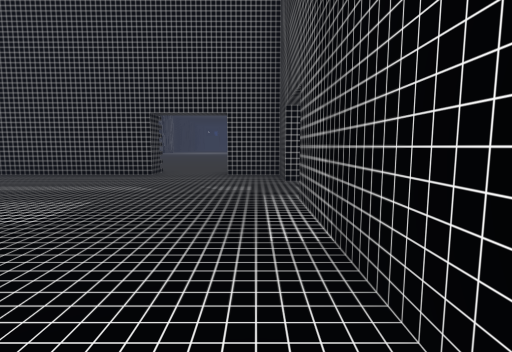
[1] (above)

19 first-person views from a walk through a scene from a Unity 3-D project. The camera is 1.5 m above the floor, tilts 6° down and sees 85° across. The floor is counted in squares, 2 m on a side. Each view is taken from the middle of a square. On the plan, view 1 faces up. The plan holds only what a view shows up to about 10 squares ahead; the rest is blank. The place goes on beyond the plan. The player is left out. Some surface patterns are stand-ins.

[2]
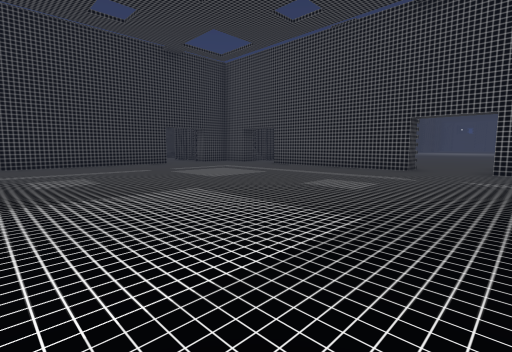

[3]
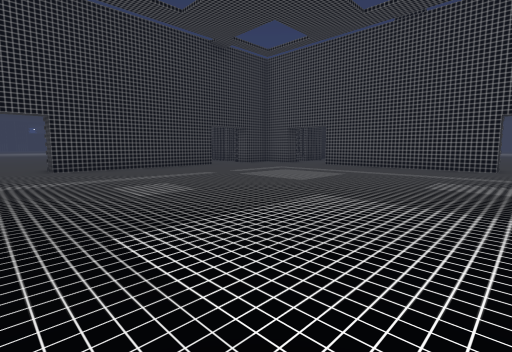

[4]
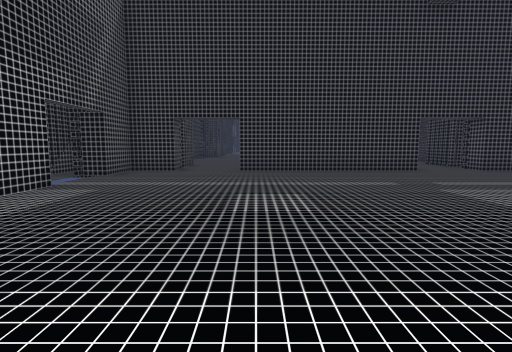

[5]
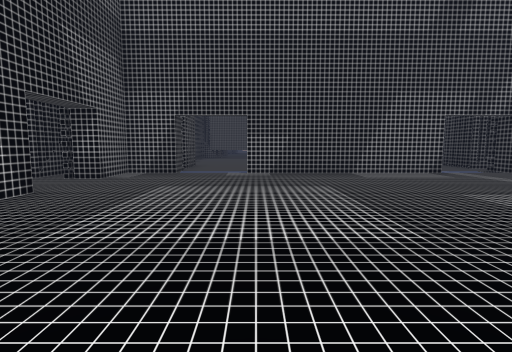

[6]
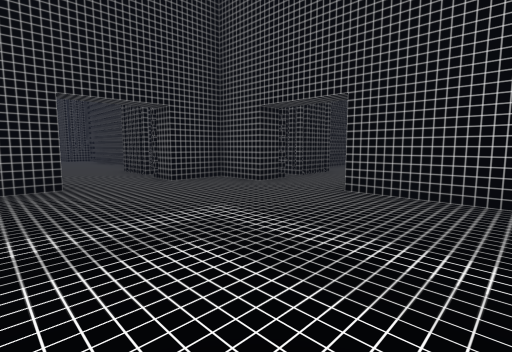

[7]
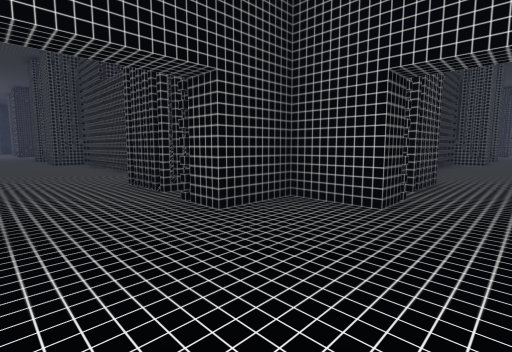

[8]
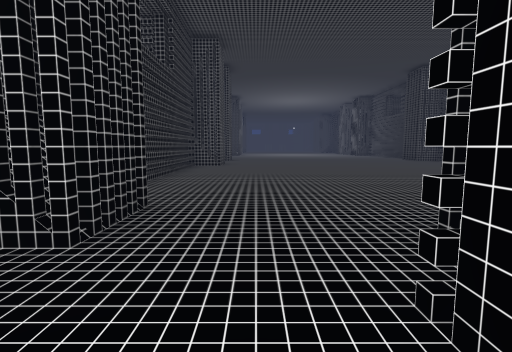

[9]
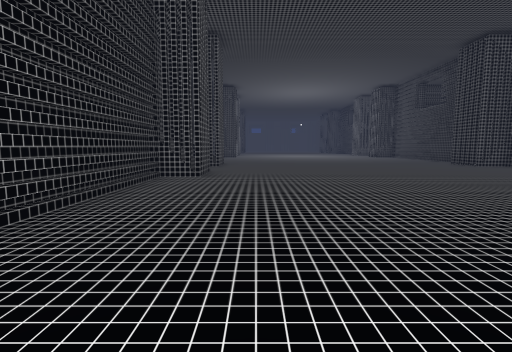

[10]
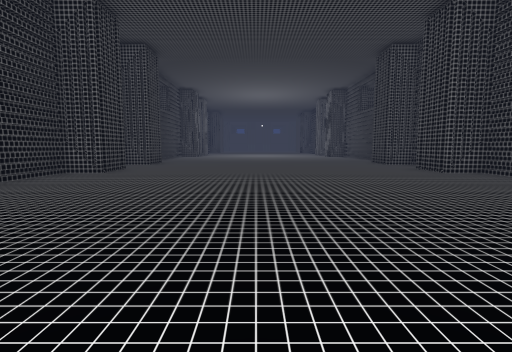

[11]
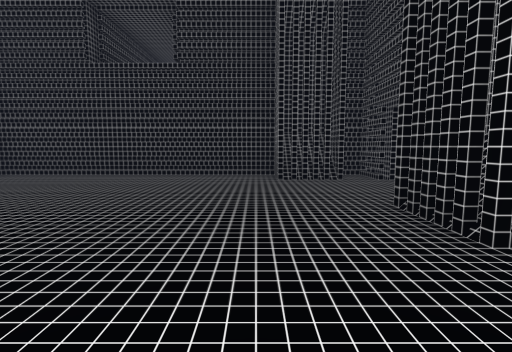

[12]
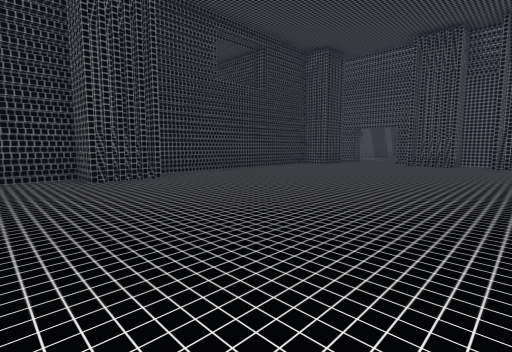

[13]
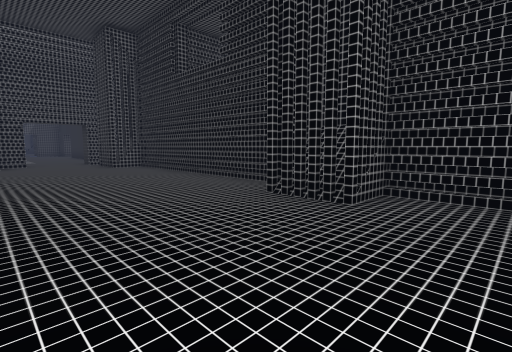

[14]
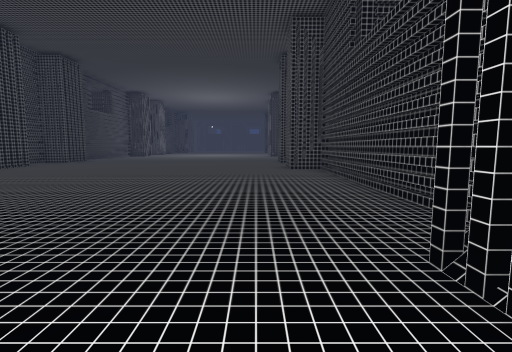

[15]
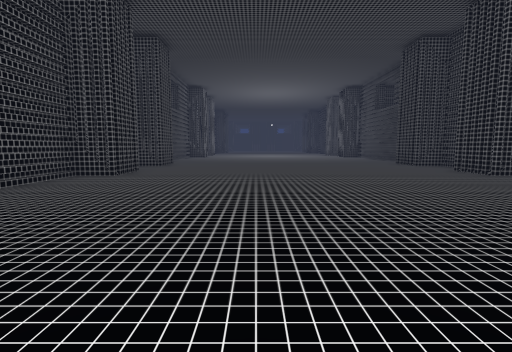

[16]
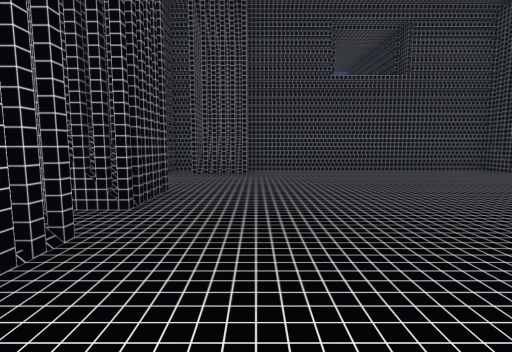

[17]
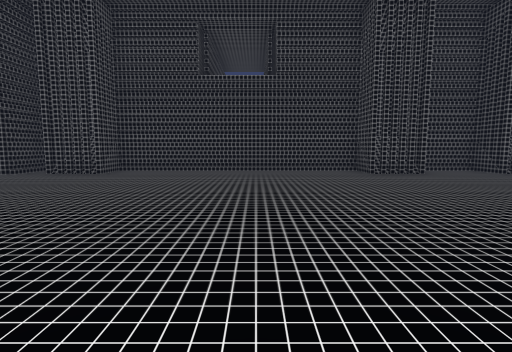

[18]
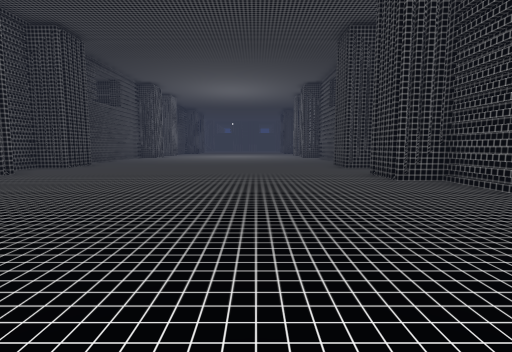

[19]
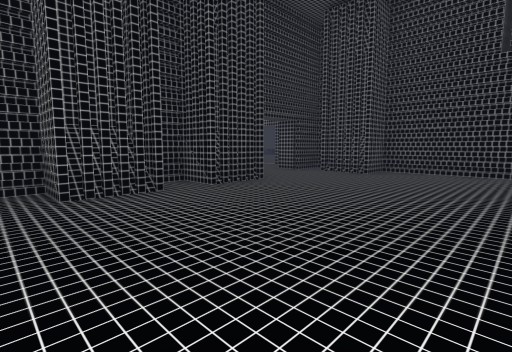

### Floor plan
Points are (right, up) in squares from view 1. A wall is a line through its corners. A room is listed if a view was taken in it or the views show most of it. See-through windows are left out.
Room 1 (views 1, 2, 3, 4, 5, 6, 7, 8)
walls: (0.6, 0.6) (0.6, 4); (0.6, -1.5) (0.6, -0.9); (-8.2, 7.8) (-8.2, 8.3); (-2.7, 8.4) (-2.7, 7.4) (-8.2, 7.4); (0.6, 6) (0.6, 7.4) (-0.8, 7.4); (-11.6, 4.1) (-11.6, -1.5); (-0.6, 7.8) (-0.6, 8.3); (-8.4, -4.9) (-2.8, -4.9); (0.6, 7.9) (0.6, 8.6); (-0.6, -4.9) (0.6, -4.9) (0.6, -3.6); (0.4, 8.3) (0.4, 8.8); (-10.4, 8.4) (-10.4, 7.4) (-11.6, 7.4) (-11.6, 6.1) (-12.5, 6.1); (-11.6, -3.6) (-11.6, -4.9) (-10.4, -4.9)
ways out: opening at (-9, 8) to room 2; opening at (-1.5, 8.5) to room 2; opening at (-13, 5) to room 3; opening at (-12.5, -2.5) to room 3; opening at (1, 5); opening at (1.5, -2.5)
Room 2 (views 9, 10, 11, 12, 13)
walls: (-0.8, 18) (-0.2, 18); (-5.1, 9.2) (-3.8, 9.2); (-6.5, 9.2) (-6, 9.2); (-10.4, 19.1) (-10.4, 17.9) (-11.4, 17.9) (-11.4, 11.1); (0.4, 19.2) (0.4, 20.8); (0.4, 10.5) (0.4, 17.9); (-11.6, 17.9) (-11.6, 11.4); (-10.4, 10.2) (-10.4, 9); (-8.2, 8.3) (-7.5, 8.3); (-0.6, 8.9) (-0.6, 10.5) (0.6, 10.5) (0.6, 17.9) (-0.6, 17.9) (-0.6, 19.4) (0.6, 19.4) (0.6, 20.8); (-11.4, 20.9) (-11.4, 19.4) (-10.4, 19.4); (-11.6, 20.9) (-11.6, 19.4)
ways out: opening at (-9, 8) to room 1; opening at (-1.5, 8.5) to room 1
Room 3 (views 14, 15, 16, 17, 18, 19)
walls: (-23.8, -3.6) (-22.1, -3.6) (-22.1, -4.6) (-14.8, -4.6) (-14.8, -3.6) (-13.2, -3.6); (-22.1, -4.9) (-14.8, -4.9); (-13.5, 2) (-13.5, 3.2) (-12.5, 3.2) (-12.5, 3.9); (-13.5, -0.8) (-13.5, 0.7); (-16.6, 7.4) (-22.1, 7.4); (-25.8, -3.5) (-25.8, -4.6) (-24.1, -4.6); (-12.5, 0.7) (-12.5, 1.2); (-15.6, 7.1) (-22.1, 7.1) (-22.1, 6.1) (-23.6, 6.1); (-12.3, 0.7) (-12.3, 1.1); (-12.3, 3.2) (-12.3, 3.9); (-25.8, -4.9) (-24.4, -4.9); (-25.8, 7.1) (-25.8, 6.1); (-13.2, 6.1) (-14.8, 6.1); (-11.6, -1.5) (-12.5, -1.5); (-12.5, -3.6) (-11.6, -3.6); (-13.1, -4.6) (-12.5, -4.6); (-13, -4.9) (-12.5, -4.9)
ways out: opening at (-13, 5) to room 1; opening at (-12.5, -2.5) to room 1

Positions as (right, up) in squares from view 1, and headings:
1: (0, 0), facing up
2: (0, -2), facing up-left
3: (-2, -3), facing up-left
4: (-3, -1), facing left
5: (-3, 3), facing down
6: (-6, 3), facing up-left
7: (-9, 4), facing up-left
8: (-9, 7), facing up
9: (-9, 11), facing up
10: (-6, 10), facing up
11: (-7, 11), facing right
12: (-7, 21), facing down-right
13: (-7, 21), facing down-left
14: (-13, 5), facing left
15: (-15, 0), facing left
16: (-15, 4), facing down
17: (-19, 4), facing down
18: (-16, 3), facing left
19: (-18, 4), facing down-right
